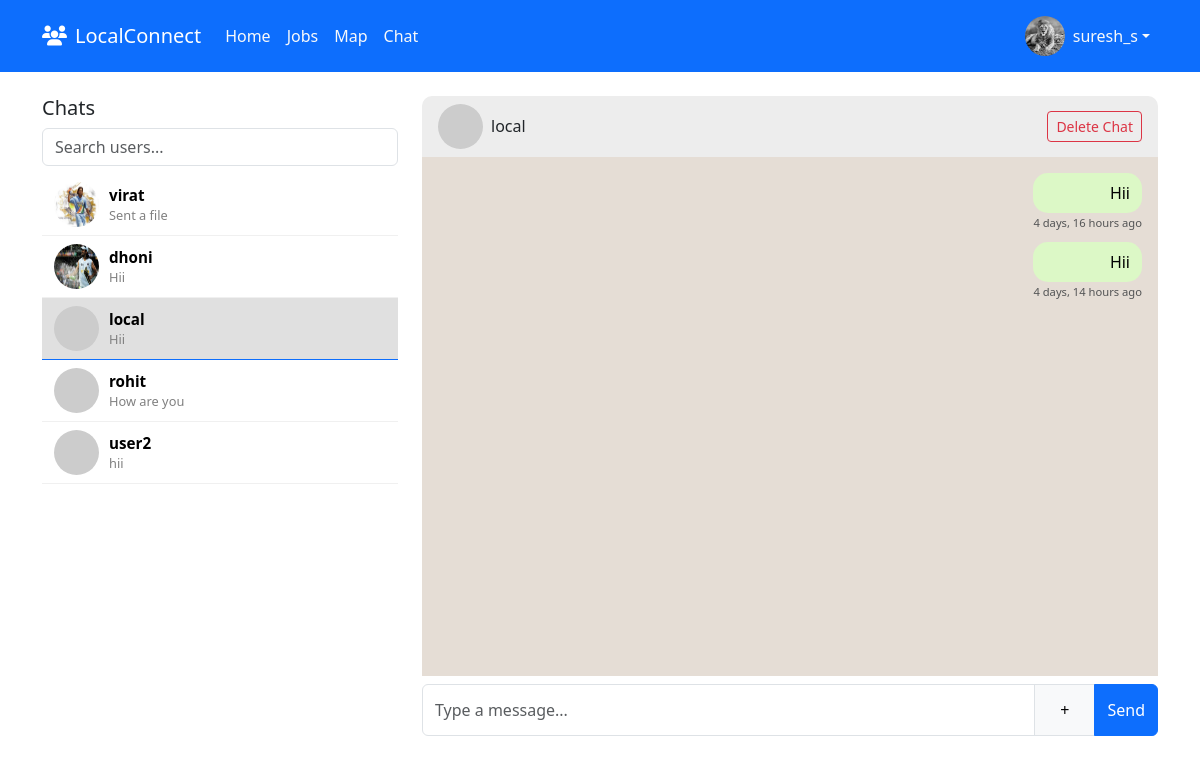
The app's page /chat/local/ (signed in), older data.
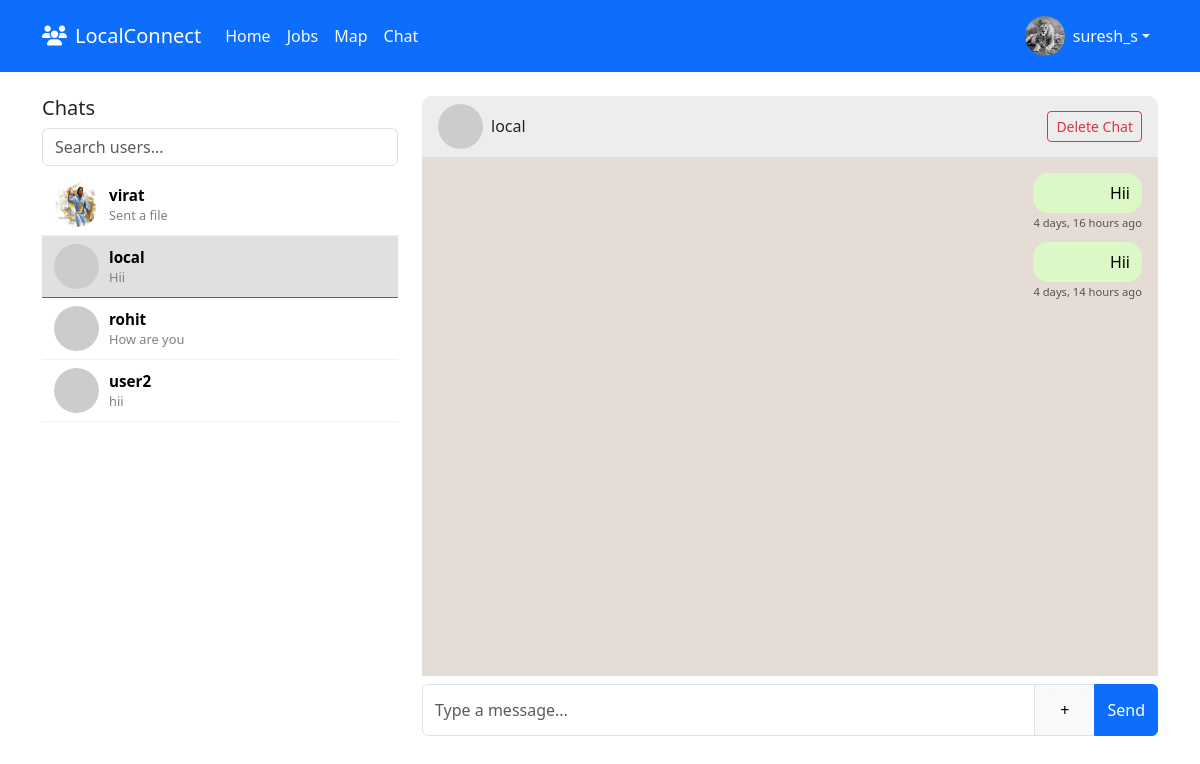
The same page, newer data.
### localconnect/models.py (models this page shows, shortened)
class Profile(models.Model):
    user = models.OneToOneField(User, on_delete=models.CASCADE)
    location = models.CharField(max_length=100, blank=True)
    profile_image = models.ImageField(upload_to='profile_images/', blank=True, null=True)
    join_date = models.DateField(auto_now_add=True, null=True)

class ChatRoom(models.Model):
    participants = models.ManyToManyField(User, related_name='chatrooms')
    created_at = models.DateTimeField(auto_now_add=True)

class Message(models.Model):
    room = models.ForeignKey(ChatRoom, related_name='messages', on_delete=models.CASCADE)
    sender = models.ForeignKey(User, related_name='messages_sent', on_delete=models.CASCADE)
    content = models.TextField(blank=True, null=True)
    image = models.ImageField(upload_to=upload_to_messages, blank=True, null=True)
    document = models.FileField(upload_to=upload_to_messages, blank=True, null=True)
    video = models.FileField(upload_to=upload_to_messages, blank=True, null=True)
    timestamp = models.DateTimeField(auto_now_add=True)
    is_read = models.BooleanField(default=False)
    class Meta:
        ordering = ['timestamp']

### localconnect/views.py (the view, shortened to what this page needs)
# urls.py: path('chat/<str:username>/', views.chat_page, name='chat'),
@login_required
def chat_page(request, username=None):
    current_user = request.user
    search_query = request.GET.get('search', '').strip()
    room = None
    other_user_obj = None
    if username:
        other_user_obj = get_object_or_404(User, username=username)
        room = ChatRoom.objects.filter(participants=current_user).filter(participants=other_user_obj).first()
        if not room:
            room = ChatRoom.objects.create()
            room.participants.add(current_user, other_user_obj)
        room.messages.filter(is_read=False).exclude(sender=current_user).update(is_read=True)
    messages = room.messages.order_by('timestamp') if room else []
    all_users = User.objects.exclude(id=current_user.id)
    chat_rooms_qs = current_user.chatrooms.annotate(last_msg_time=Max('messages__timestamp')).order_by('-last_msg_time')
    chat_rooms_list = []
    chatted_usernames = []
    for r in chat_rooms_qs:
        other = r.participants.exclude(id=current_user.id).first()
        last_msg = r.messages.last()
        unread_count = r.messages.filter(is_read=False).exclude(sender=current_user).count()
        chat_rooms_list.append((r, other, last_msg, unread_count))
        chatted_usernames.append(other.username)
    unchatted_users = all_users.exclude(username__in=chatted_usernames)
    for u in unchatted_users:
        chat_rooms_list.append((None, u, None, 0))
    context = {
        "room": room,
        "messages": messages,
        "chat_rooms": chat_rooms_list,
        "other_user_obj": other_user_obj,
    }
    return render(request, "chat/chat_page.html", context)

### localconnect/context_processors.py (called while the page is built)
def user_profile(request):
    if request.user.is_authenticated:
        try:
            profile = Profile.objects.get(user=request.user)
        except Profile.DoesNotExist:
            profile = None
        return {'profile': profile}
    return {}

### localconnect/templates/chat/chat_page.html (shortened to what this page needs)
{% extends 'base.html' %}
{% block content %}
<div class="row">
    <div class="col-md-4 mb-3">
        <h5>Chats</h5>
        <input type="text" id="chat-search" class="form-control" placeholder="Search users...">
        <ul class="list-group" id="chat-list">
            {% for room, other, last_msg, unread_count in chat_rooms %}
                <a href="{% url 'chat' username=other.username %}" style="text-decoration: none; color: inherit;">
                    <li class="list-group-item chat-item {% if not last_msg %}start-chat{% endif %} {% if other_user_obj and other_user_obj.username == other.username %}active{% endif %}">
                        <div class="chat-info">
                            {% if other.profile.profile_image %}
                                <img src="{{ other.profile.profile_image.url }}" class="chat-avatar">
                            {% else %}
                                <img src="https://ui-avatars.com/api/?name={{ other.username }}" class="chat-avatar">
                            {% endif %}
                            <div>
                                <p class="chat-name mb-0">{{ other.username }}</p>
                                {% if last_msg %}
                                    <p class="chat-preview mb-0">{{ last_msg.content|default:"Sent a file"|truncatechars:30 }}</p>
                                {% else %}
                                    <p class="chat-preview mb-0 text-muted">Start chat</p>
                                {% endif %}
                            </div>
                        </div>
                    </li>
                </a>
            {% endfor %}
        </ul>
    </div>
    <div class="col-md-8 d-flex flex-column" style="height: 80vh;">
        {% if room %}
            {% if other_user_obj %}
            <div class="chat-header">
                <div class="d-flex align-items-center gap-2">
                    {% if other_user_obj.profile.profile_image %}
                        <img src="{{ other_user_obj.profile.profile_image.url }}" class="rounded-circle" width="45" height="45">
                    {% else %}
                        <img src="https://ui-avatars.com/api/?name={{ other_user_obj.username }}" class="rounded-circle" width="45" height="45">
                    {% endif %}
                    <h6 class="mb-0">{{ other_user_obj.username }}</h6>
                </div>
                <a href="{% url 'delete_chat' username=other_user_obj.username %}" class="btn btn-sm btn-outline-danger">Delete Chat</a>
            </div>
            {% endif %}
            <div id="chat-window" class="flex-grow-1 p-3">
                {% for message in messages %}
                    <div class="message {% if message.sender == request.user %}sent{% else %}received{% endif %}">
                        <div class="message-content">
                            {% if message.content %}
                                {{ message.content }}
                            {% endif %}
                        </div>
                        <small class="text-muted message-time">{{ message.timestamp|timesince }} ago</small>
                    </div>
                {% endfor %}
            </div>
            <form method="post" enctype="multipart/form-data" class="mt-2">
                <div class="input-group">
                    <input type="text" name="content" class="form-control" placeholder="Type a message...">
                    <div class="input-group-text position-relative">
                        <button type="button" class="btn btn-light" id="attachment-btn">+</button>
                    </div>
                    <button class="btn btn-primary">Send</button>
                </div>
            </form>
        {% else %}
            <p class="text-center text-muted mt-5">Select a user to start chatting 💬</p>
        {% endif %}
    </div>
</div>
{% endblock %}

### localconnect/templates/base.html (shortened to what this page needs)
{% load static %}
<!DOCTYPE html>
<html lang="en">
<head>
    <link href="https://cdn.jsdelivr.net/npm/bootstrap@5.3.0/dist/css/bootstrap.min.css" rel="stylesheet">
    <link rel="stylesheet" href="https://cdnjs.cloudflare.com/ajax/libs/font-awesome/6.4.0/css/all.min.css">
</head>
<body>
    {% include 'partials/navbar.html' %}
    <div class="container mt-4">
        {% block content %}
        {% endblock %}
    </div>
</body>
</html>

### localconnect/templates/partials/navbar.html (shortened to what this page needs)
{% load static %}
<nav class="navbar navbar-expand-lg navbar-dark bg-primary sticky-top">
  <div class="container">
    <a class="navbar-brand" href="{% url 'home' %}">
      <i class="fas fa-users me-2"></i>LocalConnect
    </a>
    <div class="collapse navbar-collapse" id="navbarNav">
      <ul class="navbar-nav me-auto">
        <li class="nav-item">
          <a class="nav-link {% if request.path == '/' %}active{% endif %}" href="{% url 'home' %}">Home</a>
        </li>
        <li class="nav-item">
          <a class="nav-link {% if request.path == '/jobs/' %}active{% endif %}" href="{% url 'job-list' %}">Jobs</a>
        </li>
        <li class="nav-item">
          <a class="nav-link {% if request.path == '/map/' %}active{% endif %}" href="{% url 'map-view' %}">Map</a>
        </li>
        <li class="nav-item">
          <a class="nav-link {% if request.path == '/chats/' %}active{% endif %}" href="{% url 'chat-list' %}">Chat</a>
        </li>
      </ul>
      <div class="navbar-nav">
        <div class="nav-item dropdown">
          <a class="nav-link dropdown-toggle d-flex align-items-center" href="#" role="button" data-bs-toggle="dropdown">
            {% if request.user.is_authenticated %}
              {% if request.user.profile.profile_image %}
                <img src="{{ request.user.profile.profile_image.url }}" class="navbar-profile-image rounded-circle me-2" alt="Profile">
              {% else %}
                <img src="https://ui-avatars.com/api/?name={{ request.user.username }}" class="navbar-profile-image rounded-circle me-2" alt="Avatar">
              {% endif %}
              <span>{{ request.user.username }}</span>
            {% else %}
              Guest
            {% endif %}
          </a>
        </div>
      </div>
    </div>
  </div>
</nav>

### localconnect/templates/base.html (style rules this page uses)
.navbar-profile-image { width: 32px; height: 32px; object-fit: cover; }

### localconnect/templates/chat/chat_page.html (style rules this page uses)
.message { margin-bottom: 10px; display: flex; flex-direction: column; max-width: 70%; word-break: break-word; }
.message.sent { align-self: flex-end; text-align: right; }
.message-content { padding: 8px 12px; border-radius: 15px; display: inline-block; }
.message.sent .message-content { background-color: #dcf8c6; color: #000; }
.message-time { font-size: 0.7rem; color: gray; margin-top: 2px; }
.list-group-item { width: 100%; display: flex; justify-content: space-between; align-items: center; padding: 0.5rem 0.75rem; cursor: pointer; border: none; border-bottom: 1px solid #f0f0f0; background-color: #fff; transition: background-color 0.2s ease; }
.list-group-item.active { background-color: #e0e0e0 !important; color: #000 !important; }
.chat-info { display: flex; align-items: center; gap: 10px; flex: 1; overflow: hidden; }
.chat-name { font-weight: 600; font-size: 0.95rem; margin: 0; color: #000; }
.chat-preview { font-size: 0.8rem; color: gray; white-space: nowrap; overflow: hidden; text-overflow: ellipsis; }
.chat-header { background: #ededed; border-radius: 10px 10px 0 0; padding: 0.5rem 1rem; display: flex; align-items: center; gap: 0.5rem; justify-content: space-between; }
#chat-window { background: #e5ddd5; display: flex; flex-direction: column; overflow-y: auto; }
.chat-avatar { width: 45px; height: 45px; border-radius: 50%; flex-shrink: 0; }
#chat-search { margin-bottom: 0.5rem; }

Row changes from the older to the newer data that the page shows:
removed ChatRoom: profile.profile_image (picture), username "dhoni", content "Hii"
